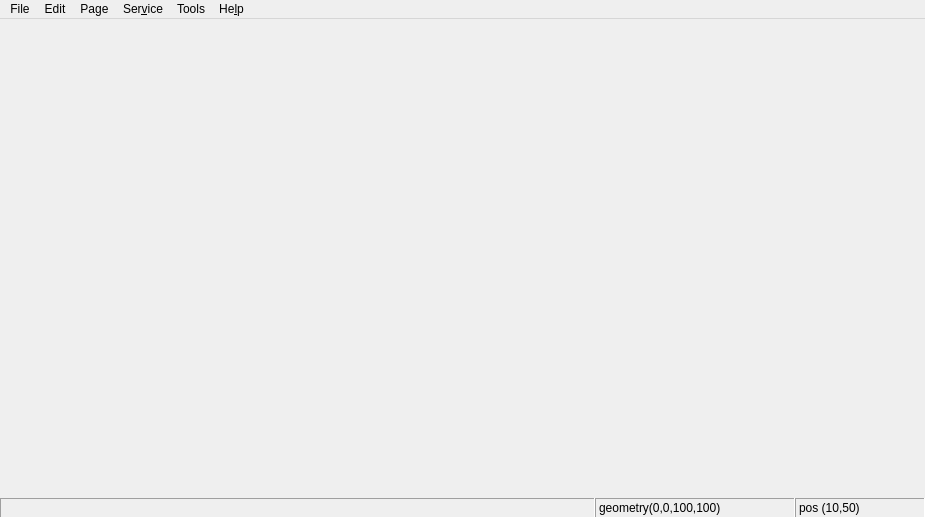
<?xml version="1.0" encoding="UTF-8"?>
<ui version="4.0">
 <class>MainWindow</class>
 <widget class="QMainWindow" name="MainWindow">
  <property name="geometry">
   <rect>
    <x>0</x>
    <y>0</y>
    <width>925</width>
    <height>518</height>
   </rect>
  </property>
  <property name="windowTitle">
   <string>MainWindow</string>
  </property>
  <property name="windowIcon">
   <iconset resource="designerCore.qrc">
    <normaloff>:/images/logo.svg</normaloff>:/images/logo.svg</iconset>
  </property>
  <widget class="QWidget" name="centralWidget">
   <layout class="QVBoxLayout" name="verticalLayout">
    <property name="spacing">
     <number>0</number>
    </property>
    <property name="leftMargin">
     <number>0</number>
    </property>
    <property name="topMargin">
     <number>0</number>
    </property>
    <property name="rightMargin">
     <number>0</number>
    </property>
    <property name="bottomMargin">
     <number>0</number>
    </property>
    <item>
     <layout class="QVBoxLayout" name="contextLayout">
      <item>
       <widget class="FancyTabWidget" name="tabs" native="true"/>
      </item>
     </layout>
    </item>
    <item>
     <widget class="QWidget" name="statusBar" native="true">
      <property name="sizePolicy">
       <sizepolicy hsizetype="Preferred" vsizetype="Fixed">
        <horstretch>0</horstretch>
        <verstretch>0</verstretch>
       </sizepolicy>
      </property>
      <property name="minimumSize">
       <size>
        <width>0</width>
        <height>20</height>
       </size>
      </property>
      <property name="maximumSize">
       <size>
        <width>16777215</width>
        <height>20</height>
       </size>
      </property>
      <layout class="QHBoxLayout" name="horizontalLayout">
       <property name="spacing">
        <number>0</number>
       </property>
       <property name="leftMargin">
        <number>0</number>
       </property>
       <property name="topMargin">
        <number>0</number>
       </property>
       <property name="rightMargin">
        <number>0</number>
       </property>
       <property name="bottomMargin">
        <number>0</number>
       </property>
       <item>
        <widget class="QWidget" name="widget" native="true">
         <layout class="QVBoxLayout" name="verticalLayout_2">
          <property name="spacing">
           <number>0</number>
          </property>
          <property name="leftMargin">
           <number>0</number>
          </property>
          <property name="topMargin">
           <number>0</number>
          </property>
          <property name="rightMargin">
           <number>0</number>
          </property>
          <property name="bottomMargin">
           <number>0</number>
          </property>
          <item>
           <widget class="MessageWidget" name="message">
            <property name="sizePolicy">
             <sizepolicy hsizetype="Ignored" vsizetype="Preferred">
              <horstretch>0</horstretch>
              <verstretch>0</verstretch>
             </sizepolicy>
            </property>
            <property name="autoFillBackground">
             <bool>false</bool>
            </property>
            <property name="frameShape">
             <enum>QFrame::Panel</enum>
            </property>
            <property name="frameShadow">
             <enum>QFrame::Sunken</enum>
            </property>
           </widget>
          </item>
          <item>
           <spacer name="horizontalSpacer">
            <property name="orientation">
             <enum>Qt::Horizontal</enum>
            </property>
            <property name="sizeHint" stdset="0">
             <size>
              <width>592</width>
              <height>0</height>
             </size>
            </property>
           </spacer>
          </item>
         </layout>
        </widget>
       </item>
       <item>
        <widget class="QLabel" name="geometryLabel">
         <property name="sizePolicy">
          <sizepolicy hsizetype="Minimum" vsizetype="Preferred">
           <horstretch>0</horstretch>
           <verstretch>0</verstretch>
          </sizepolicy>
         </property>
         <property name="minimumSize">
          <size>
           <width>200</width>
           <height>0</height>
          </size>
         </property>
         <property name="frameShape">
          <enum>QFrame::Panel</enum>
         </property>
         <property name="frameShadow">
          <enum>QFrame::Sunken</enum>
         </property>
         <property name="text">
          <string>geometry(0,0,100,100)</string>
         </property>
        </widget>
       </item>
       <item>
        <widget class="QLabel" name="coordinateLabel">
         <property name="enabled">
          <bool>true</bool>
         </property>
         <property name="minimumSize">
          <size>
           <width>130</width>
           <height>0</height>
          </size>
         </property>
         <property name="frameShape">
          <enum>QFrame::Panel</enum>
         </property>
         <property name="frameShadow">
          <enum>QFrame::Sunken</enum>
         </property>
         <property name="text">
          <string>pos (10,50)</string>
         </property>
        </widget>
       </item>
      </layout>
     </widget>
    </item>
   </layout>
  </widget>
  <widget class="QMenuBar" name="menuBar">
   <property name="geometry">
    <rect>
     <x>0</x>
     <y>0</y>
     <width>925</width>
     <height>25</height>
    </rect>
   </property>
   <widget class="QMenu" name="menuReport">
    <property name="title">
     <string>File</string>
    </property>
    <addaction name="separator"/>
    <addaction name="separator"/>
    <addaction name="separator"/>
    <addaction name="actionQuit"/>
   </widget>
   <widget class="QMenu" name="menuEdit">
    <property name="enabled">
     <bool>true</bool>
    </property>
    <property name="title">
     <string>Edit</string>
    </property>
    <addaction name="separator"/>
    <addaction name="actionCut"/>
    <addaction name="actionCopy"/>
    <addaction name="actionPaste"/>
    <addaction name="actionDelete"/>
    <addaction name="separator"/>
   </widget>
   <widget class="QMenu" name="menuPage">
    <property name="title">
     <string>Page</string>
    </property>
    <addaction name="separator"/>
   </widget>
   <widget class="QMenu" name="menuService">
    <property name="enabled">
     <bool>true</bool>
    </property>
    <property name="title">
     <string>Ser&amp;vice</string>
    </property>
    <addaction name="actionRender"/>
    <addaction name="actionRenderStop"/>
   </widget>
   <widget class="QMenu" name="menuTools">
    <property name="enabled">
     <bool>true</bool>
    </property>
    <property name="title">
     <string>Tools</string>
    </property>
    <addaction name="separator"/>
    <addaction name="actionOptions"/>
   </widget>
   <widget class="QMenu" name="menuHelp">
    <property name="title">
     <string>He&amp;lp</string>
    </property>
    <addaction name="actionAbout"/>
   </widget>
   <addaction name="menuReport"/>
   <addaction name="menuEdit"/>
   <addaction name="menuPage"/>
   <addaction name="menuService"/>
   <addaction name="menuTools"/>
   <addaction name="menuHelp"/>
  </widget>
  <action name="actionQuit">
   <property name="enabled">
    <bool>true</bool>
   </property>
   <property name="icon">
    <iconset resource="designerCore.qrc">
     <normaloff>:/images/application_exit.png</normaloff>:/images/application_exit.png</iconset>
   </property>
   <property name="text">
    <string>&amp;Quit</string>
   </property>
   <property name="shortcut">
    <string>Ctrl+Q</string>
   </property>
  </action>
  <action name="actionUndo">
   <property name="enabled">
    <bool>true</bool>
   </property>
   <property name="text">
    <string>Undo</string>
   </property>
  </action>
  <action name="actionRedo">
   <property name="enabled">
    <bool>true</bool>
   </property>
   <property name="text">
    <string>Redo</string>
   </property>
  </action>
  <action name="actionCopy">
   <property name="enabled">
    <bool>true</bool>
   </property>
   <property name="icon">
    <iconset resource="designerCore.qrc">
     <normaloff>:/images/copy.png</normaloff>:/images/copy.png</iconset>
   </property>
   <property name="text">
    <string>C&amp;opy</string>
   </property>
   <property name="shortcut">
    <string>Ctrl+C</string>
   </property>
  </action>
  <action name="actionCut">
   <property name="icon">
    <iconset resource="designerCore.qrc">
     <normaloff>:/images/cut.png</normaloff>:/images/cut.png</iconset>
   </property>
   <property name="text">
    <string>&amp;Cut</string>
   </property>
   <property name="shortcut">
    <string>Ctrl+X</string>
   </property>
  </action>
  <action name="actionPaste">
   <property name="icon">
    <iconset resource="designerCore.qrc">
     <normaloff>:/images/paste.png</normaloff>:/images/paste.png</iconset>
   </property>
   <property name="text">
    <string>&amp;Paste</string>
   </property>
   <property name="shortcut">
    <string>Ctrl+V</string>
   </property>
  </action>
  <action name="actionDelete">
   <property name="text">
    <string>&amp;Delete</string>
   </property>
  </action>
  <action name="actionNew_Page">
   <property name="text">
    <string>New Page</string>
   </property>
  </action>
  <action name="actionMagnets">
   <property name="text">
    <string>Magnets</string>
   </property>
  </action>
  <action name="actionRender">
   <property name="icon">
    <iconset resource="designerCore.qrc">
     <normaloff>:/images/media-playback-start.png</normaloff>:/images/media-playback-start.png</iconset>
   </property>
   <property name="text">
    <string>&amp;Render</string>
   </property>
   <property name="toolTip">
    <string>Run Renderer</string>
   </property>
   <property name="shortcut">
    <string>F5</string>
   </property>
   <property name="shortcutContext">
    <enum>Qt::ApplicationShortcut</enum>
   </property>
  </action>
  <action name="actionRenderStop">
   <property name="icon">
    <iconset resource="designerCore.qrc">
     <normaloff>:/images/application_exit.png</normaloff>:/images/application_exit.png</iconset>
   </property>
   <property name="text">
    <string>r&amp;enderStop</string>
   </property>
  </action>
  <action name="actionAbout">
   <property name="icon">
    <iconset resource="designerCore.qrc">
     <normaloff>:/images/dialog-information.png</normaloff>:/images/dialog-information.png</iconset>
   </property>
   <property name="text">
    <string>&amp;About</string>
   </property>
  </action>
  <action name="actionOptions">
   <property name="icon">
    <iconset resource="designerCore.qrc">
     <normaloff>:/images/run-build.png</normaloff>:/images/run-build.png</iconset>
   </property>
   <property name="text">
    <string>&amp;Options...</string>
   </property>
  </action>
  <action name="actionExport">
   <property name="text">
    <string>Export...</string>
   </property>
  </action>
  <action name="actionTest">
   <property name="text">
    <string>test</string>
   </property>
  </action>
 </widget>
 <layoutdefault spacing="6" margin="11"/>
 <customwidgets>
  <customwidget>
   <class>FancyTabWidget</class>
   <extends>QWidget</extends>
   <header location="global">fancytabs.h</header>
   <container>1</container>
  </customwidget>
  <customwidget>
   <class>MessageWidget</class>
   <extends>QFrame</extends>
   <header>messagewidget.h</header>
   <container>1</container>
  </customwidget>
 </customwidgets>
 <resources>
  <include location="designerCore.qrc"/>
 </resources>
 <connections/>
</ui>
